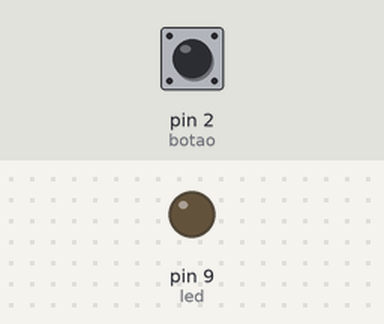
A sketch run on a simulated Arduino Uno, built with avr-gcc and run on an emulated ATmega328P. On the bench: output pins drawn as LEDs (lit = HIGH). The inputs (shaded band) are chosen by the test bench; at power-on: pin 2 (botao) HIGH.

Above: at 1.2 s.
1.3 s: pin 2 (botao) pulled LOW for 0.15 s
At 1.37 s:
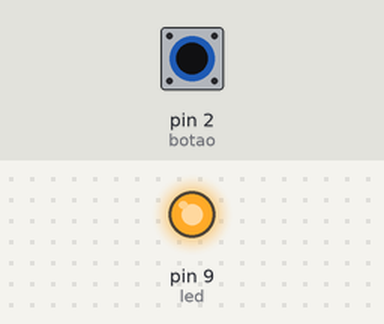
2.9 s: pin 2 (botao) pulled LOW for 3.2 s
At 6.5 s:
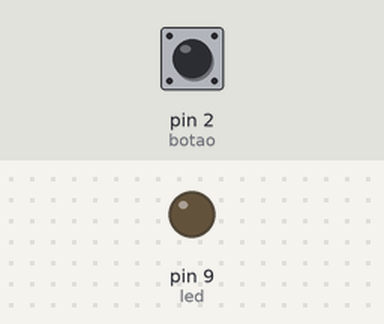
Timing chart, 0 to 8.0 s (numbered marks = the images above; inputs shaded):
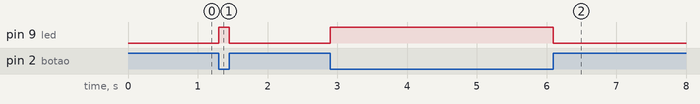

The sketch:

ledbotao.ino
```cpp
const int led= 9;
const int botao= 2;
int estadobotao= 1;

void setup() {
  pinMode(led, OUTPUT);
  pinMode(botao, INPUT);
}

void loop() {
  estadobotao=digitalRead(botao);
 if (estadobotao==LOW) {
 digitalWrite(led, HIGH);
 } else {
  digitalWrite(led, LOW);
 }
}
```

Measured:
- after the input at 1.3 s, pin 9 (led): LOW → HIGH at once, → LOW 0.15 s later
- after the input at 2.9 s, pin 9 (led): LOW → HIGH at once, → LOW 3.2 s later
